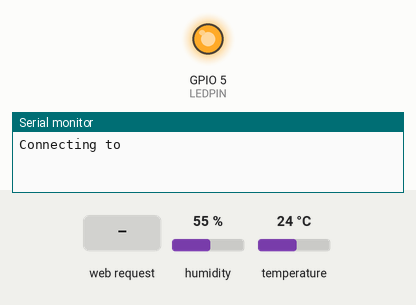
Bench run of a program on a simulated ESP32. Shown: output pins drawn as LEDs (lit = HIGH), the last lines printed to the serial monitor. The inputs (shaded band) are chosen by the test bench; at power-on: humidity 55 %, temperature 24 °C. WiFi joins after 1.5 s; servers stay silent unless stated.

Above: at 0.2 s.
At 3.3 s:
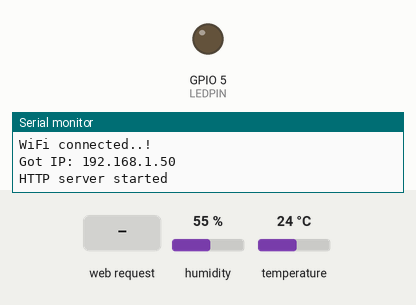
3.4 s: HTTP request GET / received
Timing chart, 0 to 6.4 s (numbered marks = the images above; inputs shaded):
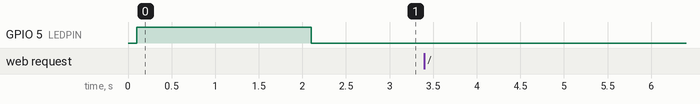

The program:

main.cpp
```cpp
// See https://lastminuteengineers.com/esp32-dht11-dht22-web-server-tutorial/
#include <WiFi.h>
#include <WebServer.h>
#include "DHT.h"

#define LEDPIN 5
#define DHTPIN 4
#define DHTTYPE DHT11

/*Put your SSID & Password*/
const char* ssid = "";  // Enter SSID here
const char* password = "";  //Enter Password here

WebServer server(80);

// Initialize DHT sensor.
DHT dht(DHTPIN, DHTTYPE);

float temperature;
float humidity;
float heatIndex;

String SendHTML(float temperatureStat, float humidityStat, float heatIndexStat){
    String ptr = "<!DOCTYPE html> <html>\n";
    ptr +="<head><meta name=\"viewport\" content=\"width=device-width, initial-scale=1.0, user-scalable=no\">\n";
    ptr +="<link href=\"https://fonts.googleapis.com/css?family=Open+Sans:300,400,600\" rel=\"stylesheet\">\n";
    ptr +="<title>ESP32 Weather</title>\n";
    ptr +="<style>html { font-family: 'Open Sans', sans-serif; display: block; margin: 0px auto; text-align: center;color: #333333;}\n";
    ptr +="body{margin-top: 50px;}\n";
    ptr +="h1 {margin: 50px auto 30px;}\n";
    ptr +=".side-by-side{display: inline-block;vertical-align: middle;position: relative;}\n";
    ptr +=".humidity-icon{background-color: #3498db;width: 30px;height: 30px;border-radius: 50%;line-height: 36px;}\n";
    ptr +=".humidity-text{font-weight: 600;padding-left: 15px;font-size: 19px;width: 160px;text-align: left;}\n";
    ptr +=".humidity{font-weight: 300;font-size: 60px;color: #3498db;}\n";
    ptr +=".temperature-icon{background-color: #f39c12;width: 30px;height: 30px;border-radius: 50%;line-height: 40px;}\n";
    ptr +=".temperature-text{font-weight: 600;padding-left: 15px;font-size: 19px;width: 160px;text-align: left;}\n";
    ptr +=".temperature{font-weight: 300;font-size: 60px;color: #f39c12;}\n";
    ptr +=".superscript{font-size: 17px;font-weight: 600;position: absolute;right: -20px;top: 15px;}\n";
    ptr +=".data{padding: 10px;}\n";
    ptr +="</style>\n";
    ptr +="<script>\n";
    ptr +="setInterval(loadDoc,1000);\n";
    ptr +="function loadDoc() {\n";
    ptr +="var xhttp = new XMLHttpRequest();\n";
    ptr +="xhttp.onreadystatechange = function() {\n";
    ptr +="if (this.readyState == 4 && this.status == 200) {\n";
    ptr +="document.getElementById(\"webpage\").innerHTML =this.responseText}\n";
    ptr +="};\n";
    ptr +="xhttp.open(\"GET\", \"/\", true);\n";
    ptr +="xhttp.send();\n";
    ptr +="}\n";
    ptr +="</script>\n";
    ptr +="</head>\n";
    ptr +="<body>\n";
    ptr +="<div id=\"webpage\">\n";
    ptr +="<h1>ESP32 Weather</h1>\n";
    ptr +="<div class=\"data\">\n";
    ptr +="<div class=\"side-by-side temperature-icon\">\n";
    ptr +="<svg version=\"1.1\" id=\"Layer_1\" xmlns=\"http://www.w3.org/2000/svg\" xmlns:xlink=\"http://www.w3.org/1999/xlink\" x=\"0px\" y=\"0px\"\n";
    ptr +="width=\"9.915px\" height=\"22px\" viewBox=\"0 0 9.915 22\" enable-background=\"new 0 0 9.915 22\" xml:space=\"preserve\">\n";
    ptr +="<path fill=\"#FFFFFF\" d=\"M3.498,0.53c0.377-0.331,0.877-0.501,1.374-0.527C5.697-0.04,6.522,0.421,6.924,1.142\n";
    ptr +="c0.237,0.399,0.315,0.871,0.311,1.33C7.229,5.856,7.245,9.24,7.227,12.625c1.019,0.539,1.855,1.424,2.301,2.491\n";
    ptr +="c0.491,1.163,0.518,2.514,0.062,3.693c-0.414,1.102-1.24,2.038-2.276,2.594c-1.056,0.583-2.331,0.743-3.501,0.463\n";
    ptr +="c-1.417-0.323-2.659-1.314-3.3-2.617C0.014,18.26-0.115,17.104,0.1,16.022c0.296-1.443,1.274-2.717,2.58-3.394\n";
    ptr +="c0.013-3.44,0-6.881,0.007-10.322C2.674,1.634,2.974,0.955,3.498,0.53z\"/>\n";
    ptr +="</svg>\n";
    ptr +="</div>\n";
    ptr +="<div class=\"side-by-side temperature-text\">Temperature</div>\n";
    ptr +="<div class=\"side-by-side temperature\">";
    ptr +=(int)temperatureStat;
    ptr +="<span class=\"superscript\">&deg;C</span></div>\n";
    ptr +="</div>\n";
    ptr +="<div class=\"data\">\n";
    ptr +="<div class=\"side-by-side humidity-icon\">\n";
    ptr +="<svg version=\"1.1\" id=\"Layer_2\" xmlns=\"http://www.w3.org/2000/svg\" xmlns:xlink=\"http://www.w3.org/1999/xlink\" x=\"0px\" y=\"0px\"\n\"; width=\"12px\" height=\"17.955px\" viewBox=\"0 0 13 17.955\" enable-background=\"new 0 0 13 17.955\" xml:space=\"preserve\">\n";
    ptr +="<path fill=\"#FFFFFF\" d=\"M1.819,6.217C3.139,4.064,6.5,0,6.5,0s3.363,4.064,4.681,6.217c1.793,2.926,2.133,5.05,1.571,7.057\n";
    ptr +="c-0.438,1.574-2.264,4.681-6.252,4.681c-3.988,0-5.813-3.107-6.252-4.681C-0.313,11.267,0.026,9.143,1.819,6.217\"></path>\n";
    ptr +="</svg>\n";
    ptr +="</div>\n";
    ptr +="<div class=\"side-by-side humidity-text\">Humidity</div>\n";
    ptr +="<div class=\"side-by-side humidity\">";
    ptr +=(int)humidityStat;
    ptr +="<span class=\"superscript\">%</span></div>\n";
    ptr +="</div>\n";
    ptr +="<div class=\"data\">\n";
    ptr +="<div class=\"side-by-side temperature-icon\">\n";
    ptr +="<svg version=\"1.1\" id=\"Layer_1\" xmlns=\"http://www.w3.org/2000/svg\" xmlns:xlink=\"http://www.w3.org/1999/xlink\" x=\"0px\" y=\"0px\"\n";
    ptr +="width=\"9.915px\" height=\"22px\" viewBox=\"0 0 9.915 22\" enable-background=\"new 0 0 9.915 22\" xml:space=\"preserve\">\n";
    ptr +="<path fill=\"#FFFFFF\" d=\"M3.498,0.53c0.377-0.331,0.877-0.501,1.374-0.527C5.697-0.04,6.522,0.421,6.924,1.142\n";
    ptr +="c0.237,0.399,0.315,0.871,0.311,1.33C7.229,5.856,7.245,9.24,7.227,12.625c1.019,0.539,1.855,1.424,2.301,2.491\n";
    ptr +="c0.491,1.163,0.518,2.514,0.062,3.693c-0.414,1.102-1.24,2.038-2.276,2.594c-1.056,0.583-2.331,0.743-3.501,0.463\n";
    ptr +="c-1.417-0.323-2.659-1.314-3.3-2.617C0.014,18.26-0.115,17.104,0.1,16.022c0.296-1.443,1.274-2.717,2.58-3.394\n";
    ptr +="c0.013-3.44,0-6.881,0.007-10.322C2.674,1.634,2.974,0.955,3.498,0.53z\"/>\n";
    ptr +="</svg>\n";
    ptr +="</div>\n";
    ptr +="<div class=\"side-by-side temperature-text\">Heat Index</div>\n";
    ptr +="<div class=\"side-by-side temperature\">";
    ptr +=(int)heatIndexStat;
    ptr +="<span class=\"superscript\">&deg;C</span></div>\n";
    ptr +="</div>\n";
    ptr +="</div>\n";
    ptr +="</body>\n";
    ptr +="</html>\n";
    return ptr;
}

void handle_OnConnect() {
    float temperature = dht.readTemperature(); // Gets the values of the temperature
    float humidity = dht.readHumidity(); // Gets the values of the humidity
    float heatIndex = dht.computeHeatIndex(temperature, humidity, false);
    Serial.print(F("Humidity: "));
    Serial.print(humidity);
    Serial.print(F("%  Temperature: "));
    Serial.print(temperature);
    Serial.print(F("°C  Heat index: "));
    Serial.print(heatIndex);
    Serial.println(F("°C"));
    server.send(200, "text/html", SendHTML(temperature, humidity, heatIndex));
}

void handle_NotFound(){
    server.send(404, "text/plain", "Not found");
}

void setup() {
    Serial.begin(9600);
    delay(100);
    pinMode(LEDPIN, OUTPUT);
    digitalWrite(LEDPIN, HIGH);  // turn the LED on (HIGH is the voltage level)
    pinMode(DHTPIN, INPUT);
    dht.begin();
    Serial.println("Connecting to ");
    Serial.println(ssid);

    //connect to your local wi-fi network
    WiFi.begin(ssid, password);

    //check wi-fi is connected to wi-fi network
    while (WiFi.status() != WL_CONNECTED) {
        delay(1000);
        Serial.print(".");
    }
    Serial.println("");
    Serial.println("WiFi connected..!");
    Serial.print("Got IP: ");  Serial.println(WiFi.localIP());
    server.on("/", handle_OnConnect);
    server.onNotFound(handle_NotFound);
    server.begin();
    Serial.println("HTTP server started");
    digitalWrite(LEDPIN, LOW);   // turn the LED off by making the voltage LOW
}

void loop() {
    server.handleClient();
}
```
